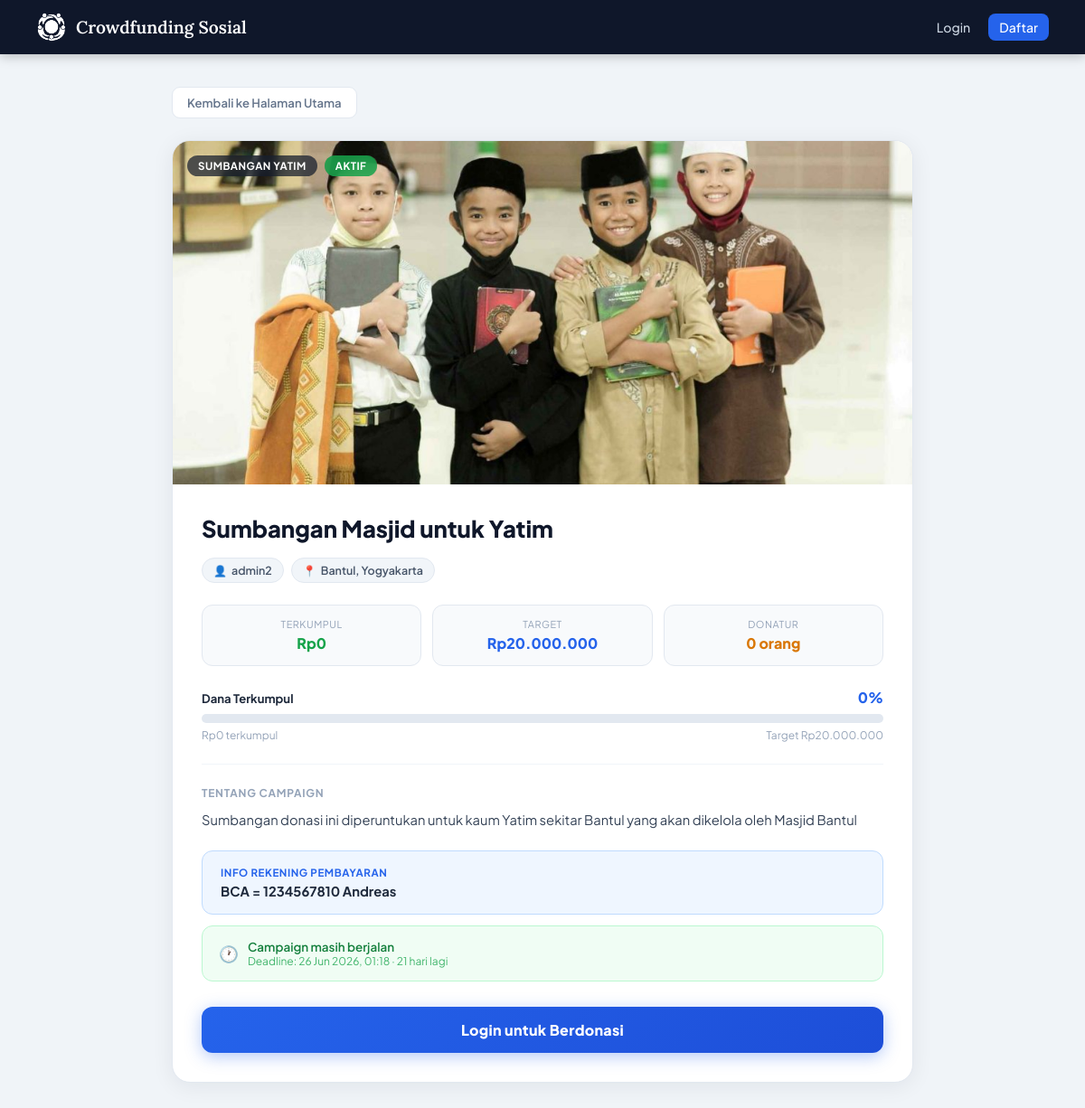
Page /detail.php?id=11 on the committed database.
### tables this page shows
CREATE TABLE `campaigns` (
  `id` int(11) NOT NULL,
  `manager_id` int(11) NOT NULL,
  `title` varchar(150) NOT NULL,
  `category` varchar(100) NOT NULL,
  `location` varchar(150) NOT NULL,
  `description` text NOT NULL,
  `target_amount` decimal(15,2) NOT NULL DEFAULT 0.00,
  `collected_amount` decimal(15,2) NOT NULL DEFAULT 0.00,
  `deadline` datetime NOT NULL,
  `image` varchar(255) NOT NULL,
  `bank_info` varchar(255) NOT NULL,
  `created_at` timestamp NOT NULL DEFAULT current_timestamp()
);

CREATE TABLE `users` (
  `id` int(11) NOT NULL,
  `name` varchar(100) NOT NULL,
  `email` varchar(100) NOT NULL,
  `phone` varchar(20) NOT NULL,
  `address` text DEFAULT NULL,
  `avatar` varchar(255) DEFAULT NULL,
  `password` varchar(255) NOT NULL,
  `role` enum('donor','manager') NOT NULL DEFAULT 'donor',
  `created_at` timestamp NOT NULL DEFAULT current_timestamp()
);

### detail.php (the view, shortened to what this page needs)
<?php
require 'config.php';
function progColor(int $pct): array {
    if ($pct <= 50)  return ['grad' => 'linear-gradient(90deg,#2563eb,#38bdf8)', 'fire' => false];
    return               ['grad' => 'linear-gradient(90deg,#dc2626,#f97316)', 'fire' => true];
}
$id = isset($_GET['id']) ? (int)$_GET['id'] : 0;
$stmt = $conn->prepare("
    SELECT c.*, u.name AS manager_name
    FROM campaigns c
    JOIN users u ON c.manager_id = u.id
    WHERE c.id = ?
    LIMIT 1
");
$stmt->bind_param("i", $id);
$stmt->execute();
$campaign = $stmt->get_result()->fetch_assoc();
$pct = ($campaign['target_amount'] > 0)
    ? min(100, round(($campaign['collected_amount'] / $campaign['target_amount']) * 100))
    : 0;
$is_expired  = strtotime($campaign['deadline']) < time();
$days_left   = ceil((strtotime($campaign['deadline']) - time()) / 86400);
$imgPath     = 'uploads/' . $campaign['image'];
$imgExists   = !empty($campaign['image']) && file_exists($imgPath);
$dStmt = $conn->prepare("SELECT COUNT(*) AS cnt FROM donations WHERE campaign_id = ?");
$dStmt->bind_param("i", $id);
$dStmt->execute();
$donatur_count = $dStmt->get_result()->fetch_assoc()['cnt'];
?>
<!DOCTYPE html>
<html lang="id">
<head>
</head>
<body>
<nav class="navbar">
    <a class="navbar-brand" href="index.php">
        <img src="uploads/LogoKecil.png" alt="Logo">
        Crowdfunding Sosial
    </a>
    <div class="navbar-links">
        <?php if (isset($_SESSION['user_id'])): ?>
            <span style="color:#94a3b8;font-size:.85rem;">Halo, <?= htmlspecialchars($_SESSION['user_name']) ?> |</span>
            <?php if ($_SESSION['user_role'] === 'donor'): ?>
                <a href="donation_history.php">Riwayat</a>
            <?php else: ?>
                <a href="manager_dashboard.php" class="nav-cta">Dashboard</a>
            <?php endif; ?>
            <a href="logout.php" class="danger">Logout</a>
        <?php else: ?>
            <a href="login.php">Login</a>
            <a href="register.php" class="nav-cta">Daftar</a>
        <?php endif; ?>
    </div>
</nav>
<div class="page">
    <a href="index.php" class="back-link">Kembali ke Halaman Utama</a>
    <div class="detail-card">
        <div class="hero-img">
            <?php if ($imgExists): ?>
                <img src="<?= htmlspecialchars($imgPath) ?>" alt="<?= htmlspecialchars($campaign['title']) ?>">
            <?php else: ?>
                <div class="no-img">Tidak ada gambar</div>
            <?php endif; ?>
            <div class="hero-badges">
                <span class="hbadge hbadge-cat"><?= htmlspecialchars($campaign['category']) ?></span>
                <span class="hbadge <?= $is_expired ? 'hbadge-expired' : 'hbadge-active' ?>">
                    <?= $is_expired ? 'Berakhir' : 'Aktif' ?>
                </span>
            </div>
        </div>
        <div class="detail-body">
            <h1 class="detail-title"><?= htmlspecialchars($campaign['title']) ?></h1>
            <div class="meta-row">
                <span class="meta-pill"><span class="pi">&#128100;</span> <?= htmlspecialchars($campaign['manager_name']) ?></span>
                <span class="meta-pill"><span class="pi">&#128205;</span> <?= htmlspecialchars($campaign['location']) ?></span>
            </div>
            <div class="stats-row">
                <div class="stat-box green">
                    <div class="sl">Terkumpul</div>
                    <div class="sv">Rp<?= number_format($campaign['collected_amount'], 0, ',', '.') ?></div>
                </div>
                <div class="stat-box blue">
                    <div class="sl">Target</div>
                    <div class="sv">Rp<?= number_format($campaign['target_amount'], 0, ',', '.') ?></div>
                </div>
                <div class="stat-box amber">
                    <div class="sl">Donatur</div>
                    <div class="sv"><?= $donatur_count ?> orang</div>
                </div>
            </div>
            <?php $pc = progColor($pct); ?>
            <div class="prog-wrap">
                <div class="prog-header">
                    <span class="ph-label">Dana Terkumpul</span>
                    <span class="ph-pct" style="color:<?= $pct > 75 ? '#dc2626' : ($pct > 50 ? '#d97706' : '#2563eb') ?>">
                        <?= $pct ?>%<?= $pc['fire'] ? ' 🔥' : '' ?>
                    </span>
                </div>
                <div class="prog-bg">
                </div>
                <div class="prog-footer">
                    <span>Rp<?= number_format($campaign['collected_amount'], 0, ',', '.') ?> terkumpul</span>
                    <span>Target Rp<?= number_format($campaign['target_amount'], 0, ',', '.') ?></span>
                </div>
            </div>
            <hr class="divider">
            <div class="desc-label">Tentang Campaign</div>
            <div class="desc-text"><?= nl2br(htmlspecialchars($campaign['description'])) ?></div>
            <div class="bank-box">
                <div class="bl">Info Rekening Pembayaran</div>
                <div class="bv"><?= htmlspecialchars($campaign['bank_info']) ?></div>
            </div>
            <div class="deadline-box">
                <div class="db-icon"><?= $is_expired ? '&#128683;' : '&#128336;' ?></div>
                <div>
                    <div class="db-text">
                        <?= $is_expired
                            ? 'Campaign ini telah berakhir'
                            : ($days_left <= 7 ? 'Segera berakhir!' : 'Campaign masih berjalan') ?>
                    </div>
                    <div class="db-sub">
                        Deadline: <?= date('d M Y, H:i', strtotime($campaign['deadline'])) ?>
                        <?= !$is_expired ? " &middot; $days_left hari lagi" : '' ?>
                    </div>
                </div>
            </div>
            <?php if (!$is_expired && isset($_SESSION['user_id']) && $_SESSION['user_role'] === 'donor'): ?>
                <a class="btn-donate" href="donate.php?campaign_id=<?= $campaign['id'] ?>">Donasi Sekarang</a>
            <?php elseif (!isset($_SESSION['user_id'])): ?>
                <a class="btn-donate" href="login.php">Login untuk Berdonasi</a>
            <?php elseif ($is_expired): ?>
                <div class="btn-donate disabled">Campaign Telah Berakhir</div>
            <?php endif; ?>
        </div>
    </div>
</div>
</body>
</html>

### rows in the picture
campaigns: image (picture), category "SUMBANGAN YATIM", title "Sumbangan Masjid untuk Yatim", manager.name "admin2", location "Bantul, Yogyakarta", collected_amount "0", target_amount "20.000.000", description "Sumbangan donasi ini diperuntukan untuk kaum Yatim sekitar Bantul yang akan dikelola oleh Masjid Bantul", bank_info "BCA = 1234567810 Andreas", deadline "26 Jun 2026, 01:18", deadline "21"

### other values in the picture
$donatur_count "0"
$pct "0"
